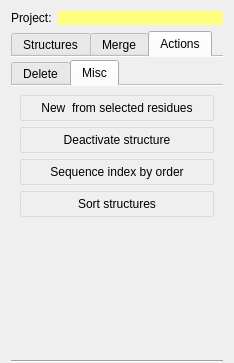
<?xml version="1.0" encoding="UTF-8"?>
<ui version="4.0">
 <class>StructureListWorkPanel</class>
 <widget class="QWidget" name="StructureListWorkPanel">
  <property name="geometry">
   <rect>
    <x>0</x>
    <y>0</y>
    <width>234</width>
    <height>363</height>
   </rect>
  </property>
  <property name="windowTitle">
   <string>Structures</string>
  </property>
  <layout class="QVBoxLayout" name="verticalLayout">
   <property name="bottomMargin">
    <number>0</number>
   </property>
   <item>
    <widget class="QWidget" name="projectNameW" native="true">
     <layout class="QHBoxLayout" name="horizontalLayout">
      <property name="leftMargin">
       <number>0</number>
      </property>
      <property name="topMargin">
       <number>0</number>
      </property>
      <property name="rightMargin">
       <number>0</number>
      </property>
      <property name="bottomMargin">
       <number>0</number>
      </property>
      <item>
       <widget class="QLabel" name="label_1">
        <property name="sizePolicy">
         <sizepolicy hsizetype="Maximum" vsizetype="Preferred">
          <horstretch>0</horstretch>
          <verstretch>0</verstretch>
         </sizepolicy>
        </property>
        <property name="text">
         <string>Project:</string>
        </property>
       </widget>
      </item>
      <item>
       <widget class="QPushButton" name="projectPB">
        <property name="sizePolicy">
         <sizepolicy hsizetype="Preferred" vsizetype="Maximum">
          <horstretch>0</horstretch>
          <verstretch>0</verstretch>
         </sizepolicy>
        </property>
        <property name="minimumSize">
         <size>
          <width>34</width>
          <height>0</height>
         </size>
        </property>
        <property name="focusPolicy">
         <enum>Qt::NoFocus</enum>
        </property>
        <property name="styleSheet">
         <string notr="true">QPushButton {
	border: 0px none; 
	background-color: #FFFF7F;
}</string>
        </property>
        <property name="text">
         <string/>
        </property>
        <property name="flat">
         <bool>true</bool>
        </property>
       </widget>
      </item>
     </layout>
    </widget>
   </item>
   <item>
    <widget class="QTabWidget" name="tabWidget">
     <property name="tabShape">
      <enum>QTabWidget::Rounded</enum>
     </property>
     <property name="currentIndex">
      <number>2</number>
     </property>
     <property name="documentMode">
      <bool>true</bool>
     </property>
     <widget class="QWidget" name="structuresTab">
      <property name="styleSheet">
       <string notr="true"> QPushButton {
     border: 1px solid #dadbde;
     background-color: qlineargradient(x1: 0, y1: 0, x2: 0, y2: 1,
                                       stop: 0 #dadbde, stop: 1 #f6f7fa);
     border-radius: 2px;
     min-width: 34px;
     min-height: 24px;
 }

 QPushButton:pressed {
     border: 2px solid #777777;
 }

 QPushButton:checked {
     border: 2px solid #777777;
 }</string>
      </property>
      <attribute name="title">
       <string>Structures</string>
      </attribute>
      <layout class="QVBoxLayout" name="verticalLayout_2">
       <property name="leftMargin">
        <number>0</number>
       </property>
       <property name="topMargin">
        <number>9</number>
       </property>
       <property name="rightMargin">
        <number>0</number>
       </property>
       <property name="bottomMargin">
        <number>0</number>
       </property>
       <item>
        <widget class="QTreeView" name="objectsTV">
         <property name="focusPolicy">
          <enum>Qt::NoFocus</enum>
         </property>
         <property name="selectionMode">
          <enum>QAbstractItemView::ExtendedSelection</enum>
         </property>
         <property name="rootIsDecorated">
          <bool>false</bool>
         </property>
        </widget>
       </item>
       <item>
        <layout class="QHBoxLayout" name="horizontalLayout_2">
         <item>
          <widget class="QLabel" name="label_2">
           <property name="text">
            <string>Number of structures:</string>
           </property>
          </widget>
         </item>
         <item>
          <widget class="QLineEdit" name="numOfObjectsLE">
           <property name="frame">
            <bool>false</bool>
           </property>
           <property name="alignment">
            <set>Qt::AlignRight|Qt::AlignTrailing|Qt::AlignVCenter</set>
           </property>
           <property name="readOnly">
            <bool>true</bool>
           </property>
          </widget>
         </item>
        </layout>
       </item>
       <item>
        <widget class="QWidget" name="tools1W" native="true">
         <layout class="QGridLayout" name="gridLayout_2">
          <property name="leftMargin">
           <number>0</number>
          </property>
          <property name="topMargin">
           <number>0</number>
          </property>
          <property name="rightMargin">
           <number>0</number>
          </property>
          <property name="bottomMargin">
           <number>0</number>
          </property>
          <property name="spacing">
           <number>2</number>
          </property>
          <item row="0" column="1">
           <widget class="QPushButton" name="newStructurePB">
            <property name="focusPolicy">
             <enum>Qt::TabFocus</enum>
            </property>
            <property name="toolTip">
             <string>Add new structure</string>
            </property>
            <property name="text">
             <string/>
            </property>
            <property name="icon">
             <iconset>
              <normaloff>:/images/StandardWP/StructureListWorkPanel/NewStructure.svg</normaloff>:/images/StandardWP/StructureListWorkPanel/NewStructure.svg</iconset>
            </property>
            <property name="iconSize">
             <size>
              <width>24</width>
              <height>24</height>
             </size>
            </property>
            <property name="flat">
             <bool>true</bool>
            </property>
           </widget>
          </item>
          <item row="0" column="3">
           <widget class="QPushButton" name="activateStructurePB">
            <property name="focusPolicy">
             <enum>Qt::NoFocus</enum>
            </property>
            <property name="toolTip">
             <string>Activate selected structure</string>
            </property>
            <property name="text">
             <string/>
            </property>
            <property name="icon">
             <iconset>
              <normaloff>:/images/StandardWP/StructureListWorkPanel/ActivateStructure.svg</normaloff>:/images/StandardWP/StructureListWorkPanel/ActivateStructure.svg</iconset>
            </property>
            <property name="iconSize">
             <size>
              <width>24</width>
              <height>24</height>
             </size>
            </property>
            <property name="flat">
             <bool>true</bool>
            </property>
           </widget>
          </item>
          <item row="0" column="5">
           <widget class="QPushButton" name="infoStructurePB">
            <property name="focusPolicy">
             <enum>Qt::NoFocus</enum>
            </property>
            <property name="text">
             <string/>
            </property>
            <property name="icon">
             <iconset>
              <normaloff>:/images/StandardWP/StructureListWorkPanel/ActiveStructureInfo.svg</normaloff>:/images/StandardWP/StructureListWorkPanel/ActiveStructureInfo.svg</iconset>
            </property>
            <property name="iconSize">
             <size>
              <width>24</width>
              <height>24</height>
             </size>
            </property>
            <property name="flat">
             <bool>true</bool>
            </property>
           </widget>
          </item>
          <item row="0" column="0">
           <spacer name="horizontalSpacer">
            <property name="orientation">
             <enum>Qt::Horizontal</enum>
            </property>
            <property name="sizeHint" stdset="0">
             <size>
              <width>40</width>
              <height>20</height>
             </size>
            </property>
           </spacer>
          </item>
          <item row="0" column="2">
           <widget class="QPushButton" name="removeStructurePB">
            <property name="focusPolicy">
             <enum>Qt::NoFocus</enum>
            </property>
            <property name="toolTip">
             <string>Remove selected structures</string>
            </property>
            <property name="text">
             <string/>
            </property>
            <property name="icon">
             <iconset>
              <normaloff>:/images/StandardWP/StructureListWorkPanel/RemoveStructure.svg</normaloff>:/images/StandardWP/StructureListWorkPanel/RemoveStructure.svg</iconset>
            </property>
            <property name="iconSize">
             <size>
              <width>24</width>
              <height>24</height>
             </size>
            </property>
            <property name="flat">
             <bool>true</bool>
            </property>
           </widget>
          </item>
          <item row="0" column="4">
           <widget class="QPushButton" name="duplicateStructurePB">
            <property name="toolTip">
             <string>Duplicate structure</string>
            </property>
            <property name="text">
             <string/>
            </property>
            <property name="icon">
             <iconset>
              <normaloff>:/images/StandardWP/StructureListWorkPanel/DuplicateStructure.svg</normaloff>:/images/StandardWP/StructureListWorkPanel/DuplicateStructure.svg</iconset>
            </property>
            <property name="iconSize">
             <size>
              <width>24</width>
              <height>24</height>
             </size>
            </property>
           </widget>
          </item>
         </layout>
        </widget>
       </item>
      </layout>
     </widget>
     <widget class="QWidget" name="mergeTab">
      <property name="styleSheet">
       <string notr="true"> QPushButton {
     border: 1px solid #dadbde;
     background-color: qlineargradient(x1: 0, y1: 0, x2: 0, y2: 1,
                                       stop: 0 #dadbde, stop: 1 #f6f7fa);
     border-radius: 2px;
     min-width: 34px;
     min-height: 24px;
 }

 QPushButton:pressed {
     border: 2px solid #777777;
 }

 QPushButton:checked {
     border: 2px solid #777777;
 }</string>
      </property>
      <attribute name="title">
       <string>Merge</string>
      </attribute>
      <layout class="QVBoxLayout" name="verticalLayout_4">
       <property name="leftMargin">
        <number>0</number>
       </property>
       <property name="rightMargin">
        <number>0</number>
       </property>
       <property name="bottomMargin">
        <number>0</number>
       </property>
       <item>
        <widget class="QTreeView" name="mergeTV">
         <property name="selectionMode">
          <enum>QAbstractItemView::ExtendedSelection</enum>
         </property>
         <property name="rootIsDecorated">
          <bool>false</bool>
         </property>
        </widget>
       </item>
       <item>
        <widget class="QWidget" name="toolsW2" native="true">
         <layout class="QVBoxLayout" name="verticalLayout_7">
          <property name="spacing">
           <number>2</number>
          </property>
          <property name="leftMargin">
           <number>0</number>
          </property>
          <property name="topMargin">
           <number>0</number>
          </property>
          <property name="rightMargin">
           <number>0</number>
          </property>
          <property name="bottomMargin">
           <number>0</number>
          </property>
          <item>
           <widget class="QPushButton" name="mergeSelectedStructuresPB">
            <property name="focusPolicy">
             <enum>Qt::NoFocus</enum>
            </property>
            <property name="text">
             <string>Merge selected</string>
            </property>
           </widget>
          </item>
          <item>
           <widget class="QPushButton" name="mergeAllStructuresPB">
            <property name="focusPolicy">
             <enum>Qt::NoFocus</enum>
            </property>
            <property name="text">
             <string>Merge all</string>
            </property>
           </widget>
          </item>
         </layout>
        </widget>
       </item>
      </layout>
     </widget>
     <widget class="QWidget" name="actionsTab">
      <property name="styleSheet">
       <string notr="true"> QPushButton {
     border: 1px solid #dadbde;
     background-color: qlineargradient(x1: 0, y1: 0, x2: 0, y2: 1,
                                       stop: 0 #dadbde, stop: 1 #f6f7fa);
     border-radius: 2px;
     min-width: 34px;
     min-height: 24px;
 }

 QPushButton:pressed {
     border: 2px solid #777777;
 }

 QPushButton:checked {
     border: 2px solid #777777;
 }</string>
      </property>
      <attribute name="title">
       <string>Actions</string>
      </attribute>
      <layout class="QVBoxLayout" name="verticalLayout_3">
       <property name="spacing">
        <number>0</number>
       </property>
       <property name="leftMargin">
        <number>0</number>
       </property>
       <property name="topMargin">
        <number>3</number>
       </property>
       <property name="rightMargin">
        <number>0</number>
       </property>
       <property name="bottomMargin">
        <number>0</number>
       </property>
       <item>
        <widget class="QTabWidget" name="tabWidget_2">
         <property name="currentIndex">
          <number>1</number>
         </property>
         <property name="documentMode">
          <bool>true</bool>
         </property>
         <widget class="QWidget" name="deleteTab">
          <attribute name="title">
           <string>Delete</string>
          </attribute>
          <layout class="QVBoxLayout" name="verticalLayout_5">
           <item>
            <widget class="QPushButton" name="deleteSelectedStructuresPB">
             <property name="focusPolicy">
              <enum>Qt::NoFocus</enum>
             </property>
             <property name="text">
              <string>Selected structures</string>
             </property>
            </widget>
           </item>
           <item>
            <widget class="QPushButton" name="deleteEmptyStructuresPB">
             <property name="focusPolicy">
              <enum>Qt::NoFocus</enum>
             </property>
             <property name="text">
              <string>Empty structures</string>
             </property>
            </widget>
           </item>
           <item>
            <widget class="QPushButton" name="deleteAllStructuresPB">
             <property name="focusPolicy">
              <enum>Qt::NoFocus</enum>
             </property>
             <property name="text">
              <string>All structures</string>
             </property>
            </widget>
           </item>
           <item>
            <spacer name="verticalSpacer_2">
             <property name="orientation">
              <enum>Qt::Vertical</enum>
             </property>
             <property name="sizeHint" stdset="0">
              <size>
               <width>20</width>
               <height>37</height>
              </size>
             </property>
            </spacer>
           </item>
          </layout>
         </widget>
         <widget class="QWidget" name="miscTab">
          <attribute name="title">
           <string>Misc</string>
          </attribute>
          <layout class="QVBoxLayout" name="verticalLayout_6">
           <item>
            <widget class="QPushButton" name="newFromSelectedResiduesPB">
             <property name="focusPolicy">
              <enum>Qt::NoFocus</enum>
             </property>
             <property name="text">
              <string>New  from selected residues</string>
             </property>
            </widget>
           </item>
           <item>
            <widget class="QPushButton" name="deactivateActiveStructurePB">
             <property name="focusPolicy">
              <enum>Qt::NoFocus</enum>
             </property>
             <property name="text">
              <string>Deactivate structure</string>
             </property>
            </widget>
           </item>
           <item>
            <widget class="QPushButton" name="seqIndexByOrderPB">
             <property name="focusPolicy">
              <enum>Qt::NoFocus</enum>
             </property>
             <property name="text">
              <string>Sequence index by order</string>
             </property>
            </widget>
           </item>
           <item>
            <widget class="QPushButton" name="sortStructuresPB">
             <property name="focusPolicy">
              <enum>Qt::NoFocus</enum>
             </property>
             <property name="text">
              <string>Sort structures</string>
             </property>
            </widget>
           </item>
           <item>
            <spacer name="verticalSpacer">
             <property name="orientation">
              <enum>Qt::Vertical</enum>
             </property>
             <property name="sizeHint" stdset="0">
              <size>
               <width>20</width>
               <height>37</height>
              </size>
             </property>
            </spacer>
           </item>
          </layout>
         </widget>
        </widget>
       </item>
      </layout>
     </widget>
    </widget>
   </item>
   <item>
    <widget class="Line" name="line">
     <property name="orientation">
      <enum>Qt::Horizontal</enum>
     </property>
    </widget>
   </item>
  </layout>
 </widget>
 <resources/>
 <connections/>
</ui>
